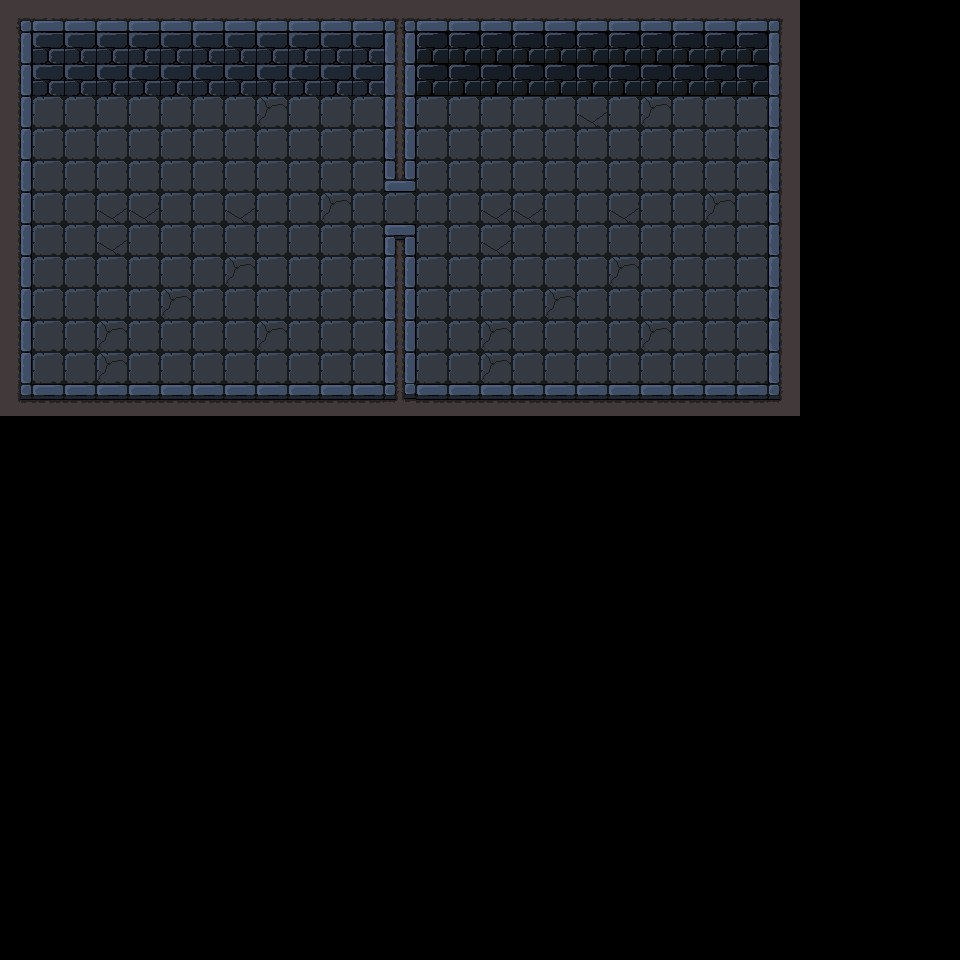

Below is a game level as drawn by its tile map, then a one-line description and the .tmx file that defines it, in full:
An orthogonal 30x30 tile map with 32x32 px tiles, 1 tile layer (Calque de Tile 1) and 1 object.

<map version="1.2" tiledversion="1.2.0" orientation="orthogonal" renderorder="right-down" width="30" height="30" tilewidth="32" tileheight="32" infinite="0" nextlayerid="3" nextobjectid="2">
 <tileset firstgid="1" name="dungeon_tiles_2" tilewidth="32" tileheight="32" tilecount="64" columns="8">
  <image source="../tilesets/dungeon_tiles_2.png" width="256" height="256" />
 </tileset>
 <layer id="1" name="Calque de Tile 1" width="30" height="30">
  <data encoding="csv">
25,18,18,18,18,18,18,18,18,18,18,18,37,18,18,18,18,18,18,18,18,18,18,18,26,0,0,0,0,0,
11,4,4,4,4,4,4,4,4,4,4,4,45,12,12,12,12,12,12,12,12,12,12,12,9,0,0,0,0,0,
11,4,4,4,4,4,4,4,4,4,4,4,45,12,12,12,12,12,12,12,12,12,12,12,9,0,0,0,0,0,
11,20,20,20,20,20,20,20,22,20,20,20,45,20,20,20,20,20,21,20,22,20,20,20,9,0,0,0,0,0,
11,20,20,20,20,20,20,20,20,20,20,20,45,20,20,20,20,20,20,20,20,20,20,20,9,0,0,0,0,0,
11,20,20,20,20,20,20,20,20,20,20,20,16,20,20,20,20,20,20,20,20,20,20,20,9,0,0,0,0,0,
11,20,20,21,21,20,20,21,20,20,22,20,20,20,20,21,21,20,20,21,20,20,22,20,9,0,0,0,0,0,
11,20,20,21,20,20,20,20,20,20,20,20,8,20,20,21,20,20,20,20,20,20,20,20,9,0,0,0,0,0,
11,20,20,20,20,20,20,22,20,20,20,20,45,20,20,20,20,20,20,22,20,20,20,20,9,0,0,0,0,0,
11,20,20,20,20,22,20,20,20,20,20,20,45,20,20,20,20,22,20,20,20,20,20,20,9,0,0,0,0,0,
11,20,20,22,20,20,20,20,22,20,20,20,45,20,20,22,20,20,20,20,22,20,20,20,9,0,0,0,0,0,
11,20,20,22,20,20,20,20,20,20,20,20,45,20,20,22,20,20,20,20,20,20,20,20,9,0,0,0,0,0,
33,2,2,2,2,2,2,2,2,2,2,2,53,2,2,2,2,2,2,2,2,2,2,2,34,0,0,0,0,0,
0,0,0,0,0,0,0,0,0,0,0,0,0,0,0,0,0,0,0,0,0,0,0,0,0,0,0,0,0,0,
0,0,0,0,0,0,0,0,0,0,0,0,0,0,0,0,0,0,0,0,0,0,0,0,0,0,0,0,0,0,
0,0,0,0,0,0,0,0,0,0,0,0,0,0,0,0,0,0,0,0,0,0,0,0,0,0,0,0,0,0,
0,0,0,0,0,0,0,0,0,0,0,0,0,0,0,0,0,0,0,0,0,0,0,0,0,0,0,0,0,0,
0,0,0,0,0,0,0,0,0,0,0,0,0,0,0,0,0,0,0,0,0,0,0,0,0,0,0,0,0,0,
0,0,0,0,0,0,0,0,0,0,0,0,0,0,0,0,0,0,0,0,0,0,0,0,0,0,0,0,0,0,
0,0,0,0,0,0,0,0,0,0,0,0,0,0,0,0,0,0,0,0,0,0,0,0,0,0,0,0,0,0,
0,0,0,0,0,0,0,0,0,0,0,0,0,0,0,0,0,0,0,0,0,0,0,0,0,0,0,0,0,0,
0,0,0,0,0,0,0,0,0,0,0,0,0,0,0,0,0,0,0,0,0,0,0,0,0,0,0,0,0,0,
0,0,0,0,0,0,0,0,0,0,0,0,0,0,0,0,0,0,0,0,0,0,0,0,0,0,0,0,0,0,
0,0,0,0,0,0,0,0,0,0,0,0,0,0,0,0,0,0,0,0,0,0,0,0,0,0,0,0,0,0,
0,0,0,0,0,0,0,0,0,0,0,0,0,0,0,0,0,0,0,0,0,0,0,0,0,0,0,0,0,0,
0,0,0,0,0,0,0,0,0,0,0,0,0,0,0,0,0,0,0,0,0,0,0,0,0,0,0,0,0,0,
0,0,0,0,0,0,0,0,0,0,0,0,0,0,0,0,0,0,0,0,0,0,0,0,0,0,0,0,0,0,
0,0,0,0,0,0,0,0,0,0,0,0,0,0,0,0,0,0,0,0,0,0,0,0,0,0,0,0,0,0,
0,0,0,0,0,0,0,0,0,0,0,0,0,0,0,0,0,0,0,0,0,0,0,0,0,0,0,0,0,0,
0,0,0,0,0,0,0,0,0,0,0,0,0,0,0,0,0,0,0,0,0,0,0,0,0,0,0,0,0,0
</data>
 </layer>
 <objectgroup id="2" name="spawn_point">
  <object id="1" x="192" y="189.333">
   <point />
  </object>
 </objectgroup>
</map>
